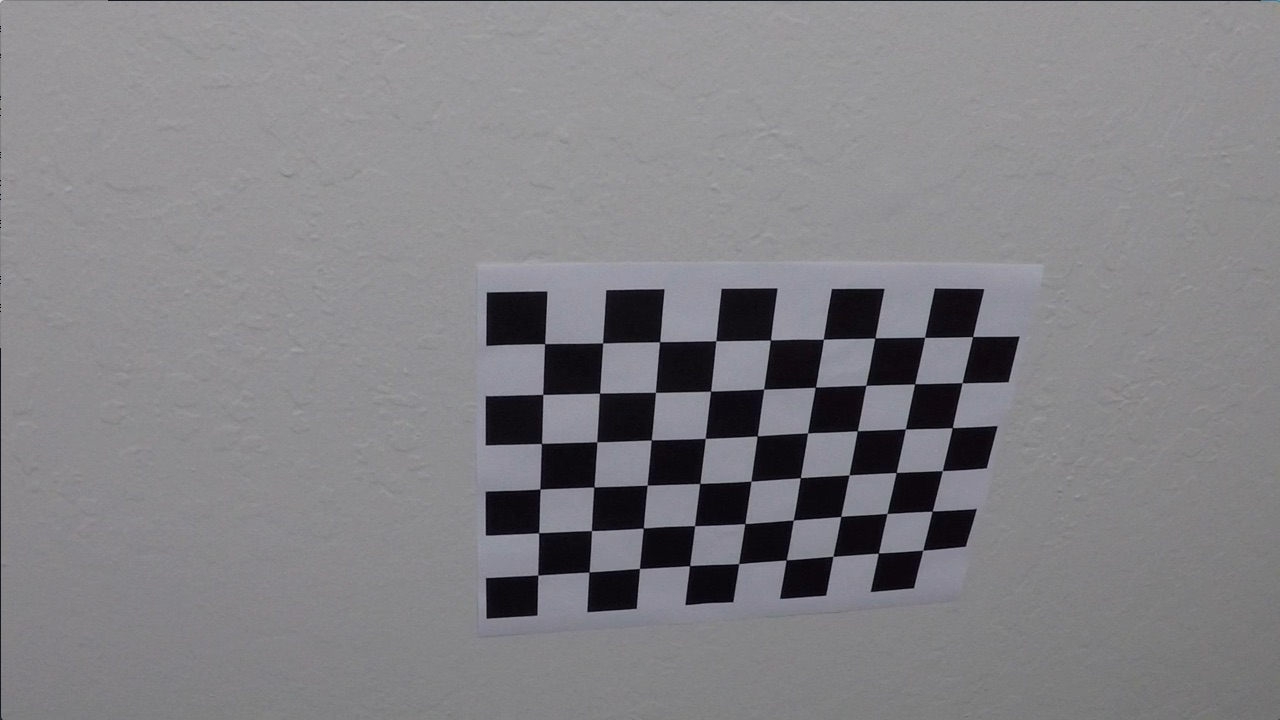
#> input picture camera_cal/calibration10.jpg, 1280 x 720 px; its folder holds only this picture in this run
$ python AdvLaneLine.py   (older library calls are emulated)
#> lines starting #> are read from the running program, lines starting #| are printed output that depends on the picture
import numpy as np
import cv2
import glob
import os
from moviepy.editor import VideoFileClip
import matplotlib.pyplot as plt
import matplotlib.image as mpimg
from IPython.display import HTML
import math

##########################################################################################################################

# Camera Calibrate

##########################################################################################################################

def color_gray(img):
    gray = cv2.cvtColor(img, cv2.COLOR_RGB2GRAY)
    return gray

nx = 9
ny = 6

objp = np.zeros((6*9,3), np.float32)
objp[:,:2] = np.mgrid[0:9,0:6].T.reshape(-1,2)

# Arrays to store object points and image points from all
# the images.
objpoints = [] # 3d points in real world space
imgpoints = [] # 2d points in image plane.

# Make a list of calibration images
images = glob.glob('camera_cal/calibration*.jpg')

# Step through the list and search for chessboard corners
for fname in images:
    img = cv2.imread(fname)
#> img is the input picture: shape (720, 1280, 3); mean B, G, R 133.1, 129.4, 130.2
    gray = color_gray(img)
#    # Find the chessboard corners
    ret, corners = cv2.findChessboardCorners(gray, (nx, ny),None)
#> ret = True; corners = 54 rows, first 8: [544.7, 343.6], [602.6, 342.9], [659.6, 341.7], [716, 340.7], [770.5, 340], [823.4, 339.2], [874.8, 338.1], [924.6, 337.3]
#    # If found, add object points, image points
    if ret == True:
        objpoints.append(objp)
        imgpoints.append(corners)

##########################################################################################################################

# Undistort Images

##########################################################################################################################

# [4 lines left out: function cal_undistort, not called in this run]

img1 = cv2.imread('camera_cal/calibration1.jpg')
img2 = cv2.imread('camera_cal/calibration1.jpg')
img3 = mpimg.imread('test_images/6.jpg')
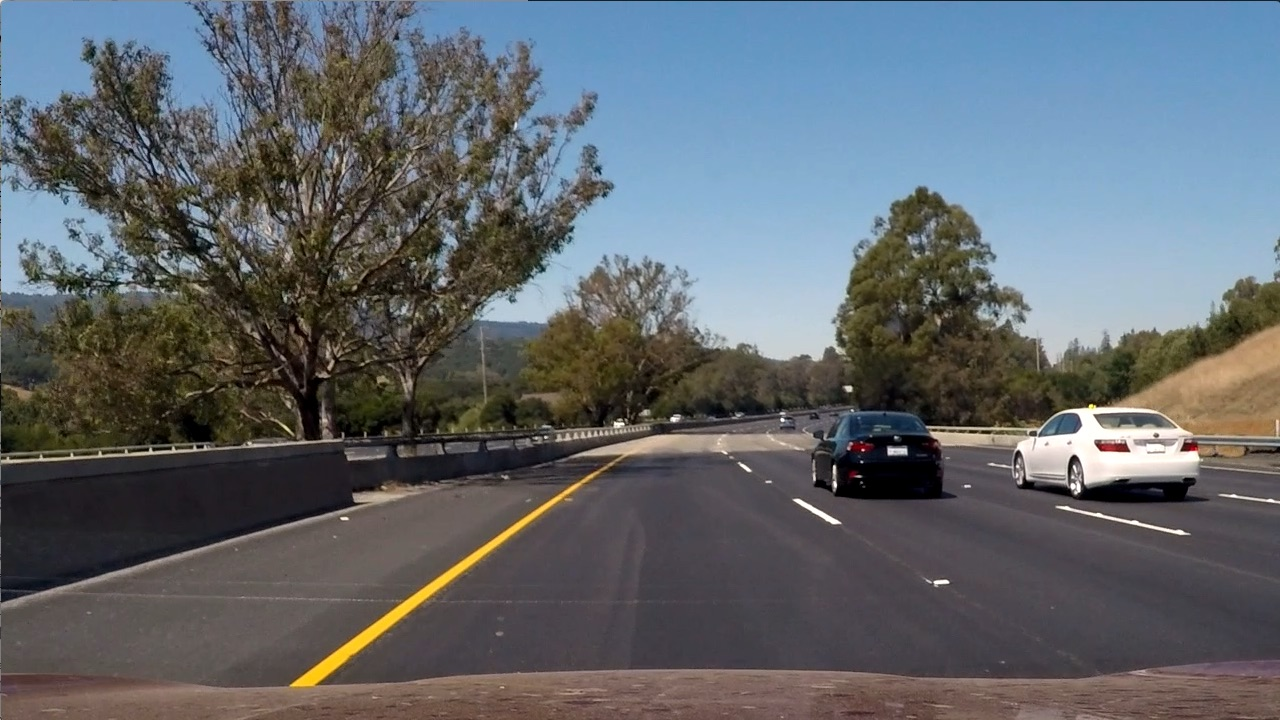
#> input picture test_images/6.jpg, 1280 x 720 px
#> img3 is the input picture: shape (720, 1280, 3); mean R, G, B 97, 102.6, 107.9
##########################################################################################################################

# Sobel Operator

##########################################################################################################################

def abs_sobel_thresh(img, orient='x', thresh_min=0, thresh_max=255):
#> called with orient = 'x', thresh_min = 20, thresh_max = 100
    gray = color_gray(img)
    if orient == 'x':
        abs_sobel = np.absolute(cv2.Sobel(gray, cv2.CV_64F, 1, 0))
    elif orient == 'y':
        abs_sobel = np.absolute(cv2.Sobel(gray, cv2.CV_64F, 0, 1))
    scaled_sobel = np.uint8(255*abs_sobel/np.max(abs_sobel))
    binary_output = np.zeros_like(scaled_sobel)
    binary_output[(scaled_sobel >= thresh_min) & (scaled_sobel <= thresh_max)] = 1
    return binary_output

grad_binary = abs_sobel_thresh(img3, orient='x', thresh_min=20, thresh_max=100)

##########################################################################################################################

# Magnitude of the Gradient

##########################################################################################################################

def mag_thresh(img, sobel_kernel=3, mag_thresh=(0, 255)):
#> called with sobel_kernel = 3, mag_thresh = (30, 100)
    gray = color_gray(img)
    sobelx = cv2.Sobel(gray, cv2.CV_64F, 1, 0, ksize=sobel_kernel)
    sobely = cv2.Sobel(gray, cv2.CV_64F, 0, 1, ksize=sobel_kernel)
    gradmag = np.sqrt(sobelx**2 + sobely**2)
    scale_factor = np.max(gradmag)/255
#> scale_factor = 3.5
    gradmag = (gradmag/scale_factor).astype(np.uint8)
    binary_output = np.zeros_like(gradmag)
    binary_output[(gradmag >= mag_thresh[0]) & (gradmag <= mag_thresh[1])] = 1
    return binary_output

mag_binary = mag_thresh(img3, sobel_kernel=3, mag_thresh=(30, 100))

##########################################################################################################################

# Direction of the Gradient

##########################################################################################################################

def dir_threshold(img, sobel_kernel=3, thresh=(0, np.pi/2)):
#> called with sobel_kernel = 15, thresh = (0.7, 1.3)
    gray = color_gray(img)
    sobelx = cv2.Sobel(gray, cv2.CV_64F, 1, 0, ksize=sobel_kernel)
    sobely = cv2.Sobel(gray, cv2.CV_64F, 0, 1, ksize=sobel_kernel)
    absgraddir = np.arctan2(np.absolute(sobely), np.absolute(sobelx))
    binary_output = np.zeros_like(absgraddir)
    binary_output[(absgraddir >= thresh[0]) & (absgraddir <= thresh[1])] = 1
    return binary_output

dir_binary = dir_threshold(img3, sobel_kernel=15, thresh=(0.7, 1.3))

#########################################################################################################################

# HLS Thresholds

##########################################################################################################################

def hls_select(img, thresh=(0, 255)):
#> called with thresh = (90, 255)
    hls = cv2.cvtColor(img, cv2.COLOR_RGB2HLS)
    s_channel = hls[:,:,2]
    binary_output = np.zeros_like(s_channel)
    binary_output[(s_channel > thresh[0]) & (s_channel <= thresh[1])] = 1

    return binary_output

hls_binary = hls_select(img3, thresh=(90, 255))

#########################################################################################################################

# HLS Thresholds

##########################################################################################################################

def pipeline(img, s_thresh=(170, 255), sx_thresh=(20, 100)):
#> called with s_thresh = (170, 255), sx_thresh = (20, 100)
    gradx = abs_sobel_thresh(img, orient='x', thresh_min=20, thresh_max=100)
    grady = abs_sobel_thresh(img, orient='y', thresh_min=20, thresh_max=100)
    mag_binary = mag_thresh(img, sobel_kernel=3, mag_thresh=(30, 100))
    dir_binary = dir_threshold(img, sobel_kernel=15, thresh=(0.7, 1.3))
    hls_binary = hls_select(img, thresh=(90, 255))
    combined = np.zeros_like(dir_binary)
    combined[((gradx == 1) & (grady == 1)) | ((hls_binary == 1) & (dir_binary == 1))] = 1

    return combined

result = pipeline(img3)

#########################################################################################################################

# Perspective Images

##########################################################################################################################

def perspective_image(img):
    h = img.shape[0] #720
    w = img.shape[1] #1280
    src = np.float32([[570, 470], [750, 470], [1130, 690], [270, 690]])
    dst = np.float32([[200, 0], [1080, 0], [1080, 720], [200, 720]])
    M = cv2.getPerspectiveTransform(src, dst)
    warped = cv2.warpPerspective(img, M, (w, h), flags=cv2.INTER_LINEAR)

    return warped

combination = perspective_image(img3)
binary_warped = perspective_image(pipeline(img3))

original_image_histogram = np.sum(combination[combination.shape[0]//2:,:], axis=0)
#> original_image_histogram = 1280 rows, first 8: [37126, 33512, 32201], [37142, 33528, 32216], [37163, 33544, 32227], [37197, 33589, 32271], [37224, 33613, 32291], [37276, 33653, 32332], [37296, 33684, 32361], [37312, 33694, 32368]
warped_image_histogram = np.sum(binary_warped[binary_warped.shape[0]//2:,:], axis=0)
#> warped_image_histogram = 1280 values, max 329.1 at index 244, min 0 at index 0, mean 13.66

#########################################################################################################################

# Class Line

##########################################################################################################################

class Line():
    def __init__(self):
        # was the line detected in the last iteration?
        self.detected = False
        # x values of the last n fits of the line
        self.recent_xfitted = []
        #average x values of the fitted line over the last n iterations
        self.bestx = None
        #polynomial coefficients averaged over the last n iterations
        self.best_fit = None
        #polynomial coefficients for the most recent fit
        self.current_fit = [np.array([False])]
        #radius of curvature of the line in some units
        self.radius_of_curvature = None
        #distance in meters of vehicle center from the line
        self.line_base_pos = None
        #difference in fit coefficients between last and new fits
        self.diffs = np.array([0,0,0], dtype='float')
        #x values for detected line pixels
        self.allx = None
        #y values for detected line pixels
        self.ally = None

    # Checking the mean of all lines
    # [16 lines left out: functions sanity_check, update, not called in this run]

# Calling Line Class
left_line = Line()
right_line = Line()

#########################################################################################################################

# Finding Lanes

##########################################################################################################################

#Create a def for easier use
# [111 lines left out: function finding_lanes, not called in this run]

#Here is what the code does.

#def finding_lanes(binary_warped):
# Assuming you have created a warped binary image called "binary_warped"
# Take a histogram of the bottom half of the image
histogram = np.sum(binary_warped[binary_warped.shape[0]//2:,:], axis=0)
#> histogram has the same summary as warped_image_histogram
# Create an output image to draw on and  visualize the result
out_img = np.dstack((binary_warped, binary_warped, binary_warped))*255
# Find the peak of the left and right halves of the histogram
# These will be the starting point for the left and right lines
midpoint = np.int(histogram.shape[0]/2)
leftx_base = np.argmax(histogram[:midpoint])
#> leftx_base = 244
rightx_base = np.argmax(histogram[midpoint:]) + midpoint
#> rightx_base = 1061

# Choose the number of sliding windows
nwindows = 9
# Set height of windows
window_height = np.int(binary_warped.shape[0]/nwindows)
# Identify the x and y positions of all nonzero pixels in the image
nonzero = binary_warped.nonzero()
#> nonzero = 58874 positions, rows 0 to 719, columns 0 to 1279
nonzeroy = np.array(nonzero[0])
nonzerox = np.array(nonzero[1])
# Current positions to be updated for each window
leftx_current = leftx_base
#> leftx_current = 244
rightx_current = rightx_base
#> rightx_current = 1061
# Set the width of the windows +/- margin
margin = 100
# Set minimum number of pixels found to recenter window
minpix = 50
# Create empty lists to receive left and right lane pixel indices
left_lane_inds = []
right_lane_inds = []

# Step through the windows one by one
for window in range(nwindows):
    # Identify window boundaries in x and y (and right and left)
    win_y_low = binary_warped.shape[0] - (window+1)*window_height
    win_y_high = binary_warped.shape[0] - window*window_height
    win_xleft_low = leftx_current - margin
    win_xleft_high = leftx_current + margin
    win_xright_low = rightx_current - margin
    win_xright_high = rightx_current + margin
    # Draw the windows on the visualization image
    cv2.rectangle(out_img,(win_xleft_low,win_y_low),(win_xleft_high,win_y_high),(0,255,0), 2)
    cv2.rectangle(out_img,(win_xright_low,win_y_low),(win_xright_high,win_y_high),(0,255,0), 2)
    # Identify the nonzero pixels in x and y within the window
    good_left_inds = ((nonzeroy >= win_y_low) & (nonzeroy < win_y_high) & (nonzerox >= win_xleft_low) & (nonzerox < win_xleft_high)).nonzero()[0]
    good_right_inds = ((nonzeroy >= win_y_low) & (nonzeroy < win_y_high) & (nonzerox >= win_xright_low) & (nonzerox < win_xright_high)).nonzero()[0]
    # Append these indices to the lists
    left_lane_inds.append(good_left_inds)
    right_lane_inds.append(good_right_inds)
    # If you found > minpix pixels, recenter next window on their mean position
    if len(good_left_inds) > minpix:
        leftx_current = np.int(np.mean(nonzerox[good_left_inds]))
    if len(good_right_inds) > minpix:
        rightx_current = np.int(np.mean(nonzerox[good_right_inds]))
#> this loop made 9 passes
#> (win_xleft_low, win_xleft_high, win_xright_low, win_xright_high, leftx_current, rightx_current) on passes 1, 2, 4, 5: (144, 344, 961, 1161, 228, 1063), (128, 328, 963, 1163, 235, 1067), (147, 347, 967, 1167, 259, 1066), (159, 359, 966, 1166, 270, 1065)
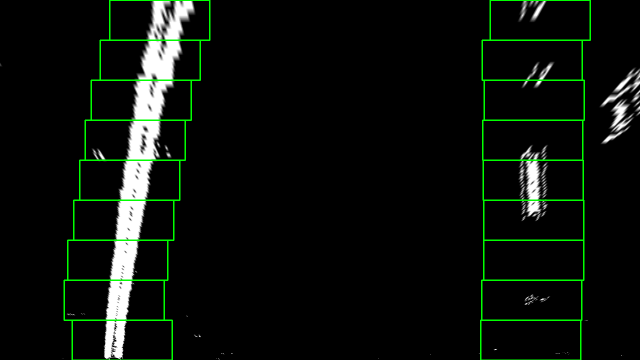
#> out_img: shape (720, 1280, 3) float64 (shown at 1/2 size); mean of channels 0, 1, 2 11.5, 16.9, 11.5; drawn as B, G, R
#> after the loop, left_lane_inds = 9 items; right_lane_inds = 9 items

# Concatenate the arrays of indices
left_lane_inds = np.concatenate(left_lane_inds)
right_lane_inds = np.concatenate(right_lane_inds)
#> right_lane_inds = 9937 values, max 58553 at index 50, min 78 at index 8433, mean 30072.9

# Extract left and right line pixel positions
leftx = nonzerox[left_lane_inds]
lefty = nonzeroy[left_lane_inds]
rightx = nonzerox[right_lane_inds]
#> rightx = 9937 values, max 1139 at index 47, min 961 at index 22, mean 1066.9
righty = nonzeroy[right_lane_inds]
#> righty = 9937 values, max 708 at index 48, min 0 at index 8433, mean 295.3

# Fit a second order polynomial to each
left_fit = np.polyfit(lefty, leftx, 2)
#> left_fit = [0.000124, -0.259, 347.3]
right_fit = np.polyfit(righty, rightx, 2)
#> right_fit = [-3e-05, 0.0122, 1066.6]

ploty = np.linspace(0, binary_warped.shape[0]-1, binary_warped.shape[0] )
left_fitx = left_fit[0]*ploty**2 + left_fit[1]*ploty + left_fit[2]
#> left_fitx = 720 values, max 347.3 at index 0, min 225.1 at index 719, mean 275.6
right_fitx = right_fit[0]*ploty**2 + right_fit[1]*ploty + right_fit[2]
#> right_fitx = 720 values, max 1067.9 at index 204, min 1059.9 at index 719, mean 1065.9

out_img[nonzeroy[left_lane_inds], nonzerox[left_lane_inds]] = [255, 0, 0]
out_img[nonzeroy[right_lane_inds], nonzerox[right_lane_inds]] = [0, 0, 255]

nonzero = binary_warped.nonzero()
nonzeroy = np.array(nonzero[0])
nonzerox = np.array(nonzero[1])
margin = 100
left_lane_inds = ((nonzerox > (left_fit[0]*(nonzeroy**2) + left_fit[1]*nonzeroy + left_fit[2] - margin)) & (nonzerox < (left_fit[0]*(nonzeroy**2) + left_fit[1]*nonzeroy + left_fit[2] + margin)))
right_lane_inds = ((nonzerox > (right_fit[0]*(nonzeroy**2) + right_fit[1]*nonzeroy + right_fit[2] - margin)) & (nonzerox < (right_fit[0]*(nonzeroy**2) + right_fit[1]*nonzeroy + right_fit[2] + margin)))

# Again, extract left and right line pixel positions
leftx = nonzerox[left_lane_inds]
lefty = nonzeroy[left_lane_inds]
rightx = nonzerox[right_lane_inds]
#> rightx = 9937 values, max 1139 at index 9933, min 961 at index 9908, mean 1066.9
righty = nonzeroy[right_lane_inds]
#> righty = 9937 values from 0 to 708
# Fit a second order polynomial to each
left_fit = np.polyfit(lefty, leftx, 2)
#> left_fit = [0.000123, -0.259, 347.3]
right_fit = np.polyfit(righty, rightx, 2)
# Generate x and y values for plotting
ploty = np.linspace(0, binary_warped.shape[0]-1, binary_warped.shape[0] )
left_fitx = left_fit[0]*ploty**2 + left_fit[1]*ploty + left_fit[2]
right_fitx = right_fit[0]*ploty**2 + right_fit[1]*ploty + right_fit[2]

# Create an image to draw on and an image to show the selection window
out_img = np.dstack((binary_warped, binary_warped, binary_warped))*255
window_img = np.zeros_like(out_img)
# Color in left and right line pixels
out_img[nonzeroy[left_lane_inds], nonzerox[left_lane_inds]] = [255, 0, 0]
out_img[nonzeroy[right_lane_inds], nonzerox[right_lane_inds]] = [0, 0, 255]

# Generate a polygon to illustrate the search window area
# And recast the x and y points into usable format for cv2.fillPoly()
left_line_window1 = np.array([np.transpose(np.vstack([left_fitx-margin, ploty]))])
#> left_line_window1 = 720 pairs, first value 125.1 to 247.3, second value 0 to 719
left_line_window2 = np.array([np.flipud(np.transpose(np.vstack([left_fitx+margin, ploty])))])
#> left_line_window2 = 720 pairs, first value 325.1 to 447.3, second value 0 to 719
left_line_pts = np.hstack((left_line_window1, left_line_window2))
#> left_line_pts = 1440 pairs, first value 125.1 to 447.3, second value 0 to 719
right_line_window1 = np.array([np.transpose(np.vstack([right_fitx-margin, ploty]))])
#> right_line_window1 = 720 pairs, first value 959.9 to 967.9, second value 0 to 719
right_line_window2 = np.array([np.flipud(np.transpose(np.vstack([right_fitx+margin, ploty])))])
#> right_line_window2 = 720 pairs, first value 1159.9 to 1167.9, second value 0 to 719
right_line_pts = np.hstack((right_line_window1, right_line_window2))
#> right_line_pts = 1440 pairs, first value 959.9 to 1167.9, second value 0 to 719

# Draw the lane onto the warped blank image
cv2.fillPoly(window_img, np.int_([left_line_pts]), (0,255, 0))
cv2.fillPoly(window_img, np.int_([right_line_pts]), (0,255, 0))

ret, mtx, dist, rvecs, tvecs = cv2.calibrateCamera(objpoints, imgpoints, gray.shape[::-1], None, None)
#> ret = 0.402; mtx = [[1215.1, 0, 674.3], [0, 1227, 357.1], [0, 0, 1]]; dist = [[-0.887, 13.5, -0.00382, -0.00756, -85.37]]; rvecs = ([0.506, -0.211, 0.0337],); tvecs = ([-2.2, -0.223, 20.53],)
newimg = cv2.undistort(img, mtx, dist, None, mtx)

ym_per_pix = 10/720
xm_per_pix = 4/384

yvals = range(0, img.shape[0])
res_yvals = np.arange(img.shape[0]-(80/2),0,-80)

left_fit_cr = np.polyfit(lefty*ym_per_pix, leftx*xm_per_pix, 2)
#> left_fit_cr = [0.00666, -0.194, 3.62]
right_fit_cr = np.polyfit(righty*ym_per_pix, rightx*xm_per_pix, 2)
#> right_fit_cr = [-0.00162, 0.00916, 11.11]

src = np.float32([[570, 470], [750, 470], [1130, 690], [270, 690]])
dst = np.float32([[200, 0], [1080, 0], [1080, 720], [200, 720]])

#M = cv2.getPerspectiveTransform(src, dst)
Minv = cv2.getPerspectiveTransform(dst, src)
#> Minv = [[0.205, -0.713, 529.1], [0, -0.452, 470], [0, -0.0011, 1]]

warp_zero = np.zeros_like(binary_warped).astype(np.uint8)
color_warp = np.dstack((warp_zero, warp_zero, warp_zero))

pts_left = np.array([np.transpose(np.vstack([left_fitx, ploty]))])
#> pts_left = 720 pairs, first value 225.1 to 347.3, second value 0 to 719
pts_right = np.array([np.flipud(np.transpose(np.vstack([right_fitx, ploty])))])
#> pts_right = 720 pairs, first value 1059.9 to 1067.9, second value 0 to 719
pts = np.hstack((pts_left, pts_right))
#> pts = 1440 pairs, first value 225.1 to 1067.9, second value 0 to 719

cv2.fillPoly(color_warp, np.int_([pts]), (0,255, 0))
newwarp = cv2.warpPerspective(color_warp, Minv, (img.shape[1], img.shape[0]))
result = cv2.addWeighted(newimg, 1, newwarp, 0.3, 0)
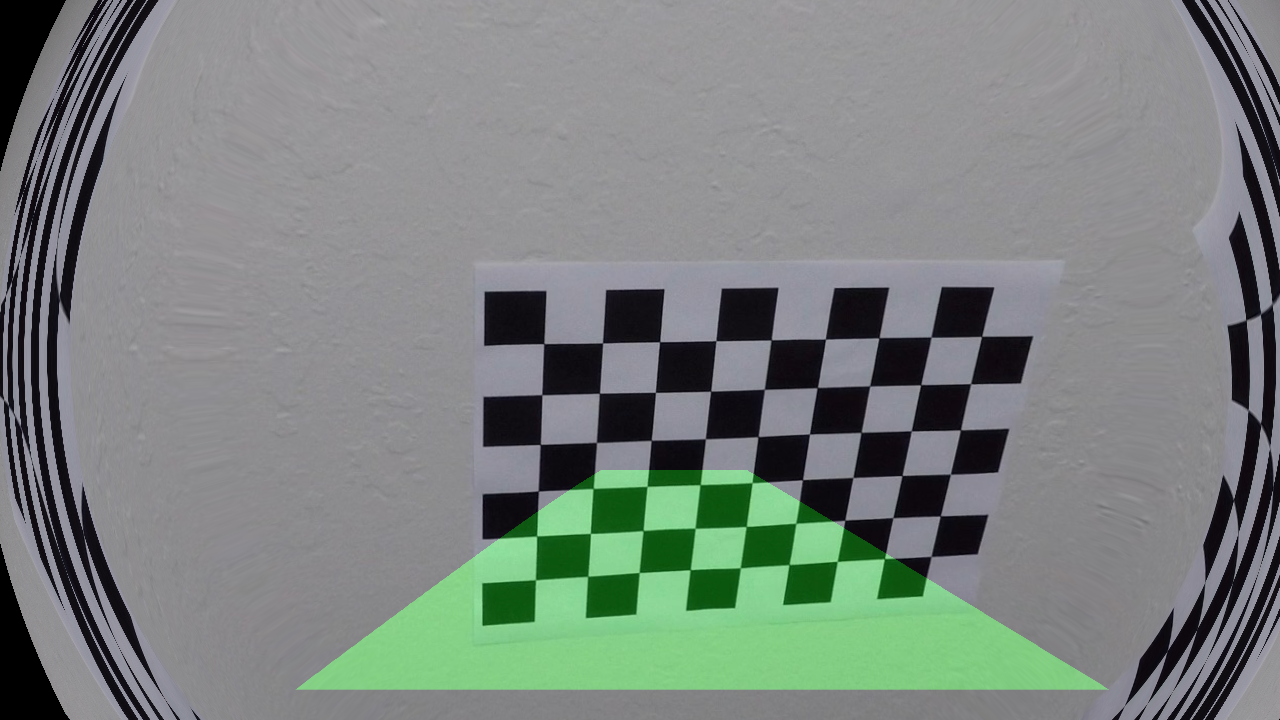
#> result: shape (720, 1280, 3); mean B, G, R 127.1, 131.3, 123.2

#########################################################################################################################

# new Pipeline

##########################################################################################################################

# [8 lines left out: function newPipeline, not called in this run]
